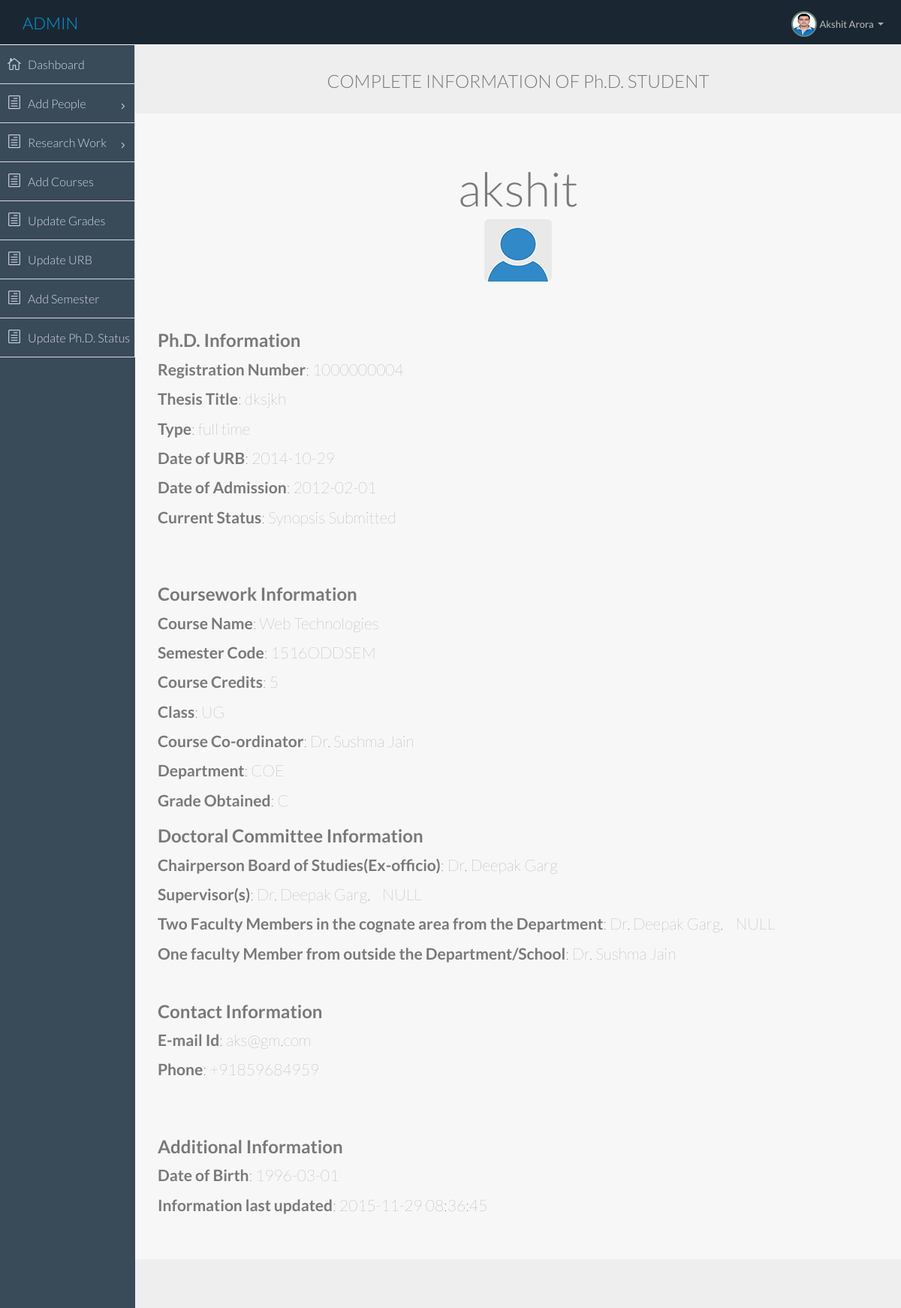
/admin/cinfo.php?regno=1000000004 (signed in), run on the app's committed database.
### tables this page shows
CREATE TABLE IF NOT EXISTS `student` (
  `sid` int(11) NOT NULL,
  `timestamp` timestamp NOT NULL DEFAULT CURRENT_TIMESTAMP,
  `regno` int(11) NOT NULL,
  `sname` varchar(100) NOT NULL,
  `full_part` varchar(5) NOT NULL,
  `status` varchar(300) NOT NULL,
  `sdob` date NOT NULL,
  `semail` varchar(100) NOT NULL,
  `sbranch` varchar(4) DEFAULT NULL,
  `sdoa` date NOT NULL,
  `sdurb` date NOT NULL,
  `sthesis` varchar(500) NOT NULL,
  `sphone` varchar(200) NOT NULL,
  `chair` varchar(500) NOT NULL,
  `supervisor1` varchar(500) NOT NULL,
  `supervisor2` varchar(500) NOT NULL,
  `cognate1` varchar(500) NOT NULL,
  `cognate2` varchar(500) NOT NULL,
  `outside` varchar(500) NOT NULL,
  `def` int(11) NOT NULL DEFAULT '1'
);

CREATE TABLE IF NOT EXISTS `courses` (
  `cid` int(11) NOT NULL,
  `timestamp` timestamp NOT NULL DEFAULT CURRENT_TIMESTAMP,
  `sregno` int(20) NOT NULL,
  `cname` varchar(100) NOT NULL,
  `coordinator` varchar(400) NOT NULL,
  `credits` float NOT NULL,
  `L` float NOT NULL,
  `T` float NOT NULL,
  `P` float NOT NULL,
  `semcode` varchar(10) NOT NULL,
  `department` varchar(4) NOT NULL,
  `class` varchar(10) NOT NULL,
  `grade` varchar(4) DEFAULT NULL
);

### admin/cinfo.php (the view, shortened to what this page needs)
<?php session_start();error_reporting(0);
if(1){
    require 'header.php';
    require 'connection.php';
?>
  <body>
  <section id="container" class="">
      <?php require 'topbar.php';?>
      <?php require 'sidebar.php';?>
      <section id="main-content">
          <section class="wrapper">
			  <div class="row">
				<div class="col-lg-12">
                    <?php
                        $sql = "SELECT * FROM STUDENT WHERE regno=".$_GET["regno"].";";
                        $result = mysqli_query($conn,$sql);
                        $row = mysqli_fetch_assoc($result);
                    ?>
					<center><h3>COMPLETE INFORMATION OF Ph.D. STUDENT</h3></center><br>
                  </div>
              </div>
              <div class="row jumbotron">
                  <center>
                      <h1><?php echo $row["sname"]; ?></h1>
                      <img src='<?php
    $path = "img/now/".$row["regno"].".jpg";
    if(file_exists($path)) {
        echo $path;}
    else {
        echo "img/now/avatar1.png";}
                                ?>' class='img-rounded'/>
                  </center>
                  <br><h3><b>Ph.D. Information</b></h3>
                  <p><b>Registration Number</b>: <?php echo $row["regno"];?></p>
                  <p><b>Thesis Title</b>: <?php echo $row["sthesis"];?></p>
                  <p><b>Type</b>: <?php echo $row["full_part"];?> time</p>
                  <p><b>Date of URB</b>: <?php echo $row["sdurb"];?></p>
                  <p><b>Date of Admission</b>: <?php echo $row["sdoa"];?></p>
                  <p><b>Current Status</b>: <?php echo $row["status"];?></p>
                  <?php
                        $sql1 = "SELECT * from courses where sregno = ".$row["regno"]." ORDER BY timestamp DESC;";
                        if(mysqli_query($conn,$sql1)){
                          $result3 = mysqli_query($conn,$sql1) ;
                        echo "<br><h3><b>Coursework Information</b></h3>";
                        while($row2 = mysqli_fetch_assoc($result3)) {
                        echo "<p><b>Course Name</b>: ".$row2["cname"]."</p>";
                        echo "<p><b>Semester Code</b>: ".$row2["semcode"];"</p>";
                        echo "<p><b>Course Credits</b>: ".$row2["credits"];"</p>";
                        echo "<p><b>Class</b>: ".$row2["class"];"</p>";
                        echo "<p><b>Course Co-ordinator</b>: ".$row2["coordinator"];"</p>";
                        echo "<p><b>Department</b>: ".$row2["department"];"</p>";
                        echo "<p><b>Grade Obtained</b>: ".$row2["grade"];"</p>";
                        }
                      }
                  ?>
                  <?php
                            echo "<br><h3><b>Doctoral Committee Information</b></h3>";
                            echo "<p><b>Chairperson Board of Studies(Ex-officio)</b>: ".$row["chair"];"</p>";
                            echo "<p><b>Supervisor(s)</b>: ".$row["supervisor1"].",&nbsp;&nbsp;&nbsp;&nbsp;";
                            echo $row["supervisor2"]."</p>";
                            echo "<p><b>Two Faculty Members in the cognate area from the Department</b>: ".$row["cognate1"].",&nbsp;&nbsp;&nbsp;&nbsp;";
                            echo $row["cognate2"]."</p>";
                            echo "<p><b>One faculty Member from outside the Department/School</b>: ".$row["outside"];"</p>";
                  ?>
                  <br><br><h3><b>Contact Information</b></h3>
                  <p><b>E-mail Id</b>: <?php echo $row["semail"];?></p>
                  <p><b>Phone</b>: <?php echo $row["sphone"];?></p>
                  <br><h3><b>Additional Information</b></h3>
                  <p><b>Date of Birth</b>: <?php echo $row["sdob"];?></p>
                  <p><b>Information last updated</b>: <?php echo $row["timestamp"];?></p>
              </div>
          </section>
      </section>
      </section>
  </body>
</html>
<?php
}
?>

### data on the page
student: sname "akshit", regno "1000000004", sthesis "dksjkh", full_part "full", sdurb "2014-10-29", sdoa "2012-02-01", status "Synopsis Submitted", chair "Dr. Deepak Garg", supervisor1 "Dr. Deepak Garg", supervisor2 "NULL", cognate1 "Dr. Deepak Garg", cognate2 "NULL", outside "Dr. Sushma Jain", semail "aks@gm.com", sphone "+91859684959", sdob "1996-03-01", timestamp "2015-11-29 08:36:45"
courses: cname "Web Technologies", semcode "1516ODDSEM", credits "5", class "UG", coordinator "Dr. Sushma Jain", department "COE", grade "C"

### other printed values
$_SESSION["name"] "Akshit Arora"
